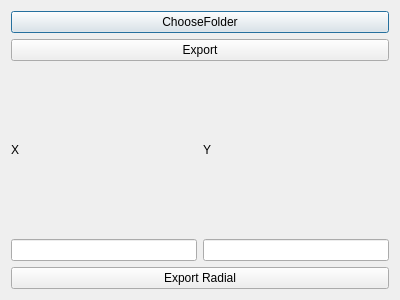
<?xml version="1.0" encoding="UTF-8"?>
<ui version="4.0">
 <class>ImportMoistureData</class>
 <widget class="QDialog" name="ImportMoistureData">
  <property name="geometry">
   <rect>
    <x>0</x>
    <y>0</y>
    <width>400</width>
    <height>300</height>
   </rect>
  </property>
  <property name="windowTitle">
   <string>Dialog</string>
  </property>
  <layout class="QVBoxLayout" name="verticalLayout">
   <item>
    <widget class="QPushButton" name="ChooseFolder">
     <property name="text">
      <string>ChooseFolder</string>
     </property>
    </widget>
   </item>
   <item>
    <widget class="QPushButton" name="pushButtonExport">
     <property name="text">
      <string>Export</string>
     </property>
    </widget>
   </item>
   <item>
    <layout class="QHBoxLayout" name="horizontalLayout">
     <item>
      <layout class="QVBoxLayout" name="verticalLayout_2">
       <item>
        <widget class="QLabel" name="label">
         <property name="text">
          <string>X</string>
         </property>
        </widget>
       </item>
       <item>
        <widget class="QLineEdit" name="center_X"/>
       </item>
      </layout>
     </item>
     <item>
      <layout class="QVBoxLayout" name="verticalLayout_3">
       <item>
        <widget class="QLabel" name="label_2">
         <property name="text">
          <string>Y</string>
         </property>
        </widget>
       </item>
       <item>
        <widget class="QLineEdit" name="center_y"/>
       </item>
      </layout>
     </item>
    </layout>
   </item>
   <item>
    <widget class="QPushButton" name="Export_Radial_coordinate">
     <property name="text">
      <string>Export Radial</string>
     </property>
    </widget>
   </item>
  </layout>
 </widget>
 <resources/>
 <connections/>
</ui>
